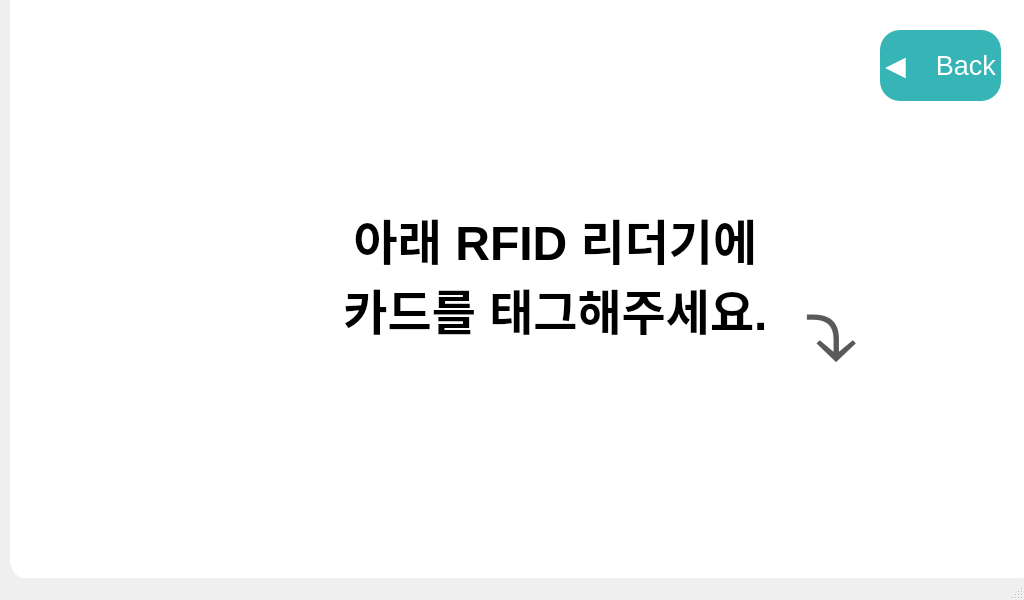
<?xml version="1.0" encoding="UTF-8"?>
<ui version="4.0">
 <class>checkWindow</class>
 <widget class="QMainWindow" name="checkWindow">
  <property name="geometry">
   <rect>
    <x>0</x>
    <y>0</y>
    <width>1024</width>
    <height>600</height>
   </rect>
  </property>
  <property name="windowTitle">
   <string>MainWindow</string>
  </property>
  <widget class="QWidget" name="centralwidget">
   <widget class="QLabel" name="storeLabel">
    <property name="geometry">
     <rect>
      <x>10</x>
      <y>-20</y>
      <width>1024</width>
      <height>600</height>
     </rect>
    </property>
    <property name="styleSheet">
     <string notr="true">background-color: rgba( 255, 255, 255); border-radius: 20px</string>
    </property>
    <property name="text">
     <string/>
    </property>
   </widget>
   <widget class="QTextEdit" name="textEdit">
    <property name="geometry">
     <rect>
      <x>280</x>
      <y>200</y>
      <width>551</width>
      <height>201</height>
     </rect>
    </property>
    <property name="styleSheet">
     <string notr="true">color:rgb(0, 0, 0);background-color: rgb(255,255,255); border-radius: 20px</string>
    </property>
    <property name="html">
     <string>&lt;!DOCTYPE HTML PUBLIC &quot;-//W3C//DTD HTML 4.0//EN&quot; &quot;http://www.w3.org/TR/REC-html40/strict.dtd&quot;&gt;
&lt;html&gt;&lt;head&gt;&lt;meta name=&quot;qrichtext&quot; content=&quot;1&quot; /&gt;&lt;style type=&quot;text/css&quot;&gt;
p, li { white-space: pre-wrap; }
&lt;/style&gt;&lt;/head&gt;&lt;body style=&quot; font-family:'Ubuntu'; font-size:11pt; font-weight:400; font-style:normal;&quot;&gt;
&lt;p align=&quot;center&quot; style=&quot; margin-top:0px; margin-bottom:0px; margin-left:0px; margin-right:0px; -qt-block-indent:0; text-indent:0px;&quot;&gt;&lt;span style=&quot; font-size:36pt; font-weight:600;&quot;&gt;아래 RFID 리더기에&lt;/span&gt;&lt;/p&gt;
&lt;p align=&quot;center&quot; style=&quot; margin-top:0px; margin-bottom:0px; margin-left:0px; margin-right:0px; -qt-block-indent:0; text-indent:0px;&quot;&gt;&lt;span style=&quot; font-size:36pt; font-weight:600;&quot;&gt;카드를 태그해주세요.&lt;/span&gt;&lt;/p&gt;&lt;/body&gt;&lt;/html&gt;</string>
    </property>
   </widget>
   <widget class="QTextEdit" name="textEdit_2">
    <property name="geometry">
     <rect>
      <x>800</x>
      <y>270</y>
      <width>171</width>
      <height>201</height>
     </rect>
    </property>
    <property name="styleSheet">
     <string notr="true">color:rgb(0, 0, 0);background-color: rgb(255,255,255); border-radius: 20px</string>
    </property>
    <property name="html">
     <string>&lt;!DOCTYPE HTML PUBLIC &quot;-//W3C//DTD HTML 4.0//EN&quot; &quot;http://www.w3.org/TR/REC-html40/strict.dtd&quot;&gt;
&lt;html&gt;&lt;head&gt;&lt;meta name=&quot;qrichtext&quot; content=&quot;1&quot; /&gt;&lt;style type=&quot;text/css&quot;&gt;
p, li { white-space: pre-wrap; }
&lt;/style&gt;&lt;/head&gt;&lt;body style=&quot; font-family:'Ubuntu'; font-size:11pt; font-weight:400; font-style:normal;&quot;&gt;
&lt;p style=&quot; margin-top:0px; margin-bottom:0px; margin-left:0px; margin-right:0px; -qt-block-indent:0; text-indent:0px;&quot;&gt;&lt;a name=&quot;docs-internal-guid-e08127d9-7fff-f526-ef34-0e143ae3529e&quot;&gt;&lt;/a&gt;&lt;span style=&quot; font-family:'Arial','sans-serif'; font-size:72pt; color:#595959; background-color:transparent;&quot;&gt;⤵&lt;/span&gt;&lt;/p&gt;&lt;/body&gt;&lt;/html&gt;</string>
    </property>
   </widget>
   <widget class="QPushButton" name="backBtn">
    <property name="geometry">
     <rect>
      <x>880</x>
      <y>30</y>
      <width>121</width>
      <height>71</height>
     </rect>
    </property>
    <property name="font">
     <font>
      <pointsize>20</pointsize>
     </font>
    </property>
    <property name="styleSheet">
     <string notr="true">color:rgb(255,255,255);background-color: rgb(55, 181, 182); border-radius: 20px</string>
    </property>
    <property name="text">
     <string>◀️    Back</string>
    </property>
   </widget>
  </widget>
  <widget class="QMenuBar" name="menubar">
   <property name="geometry">
    <rect>
     <x>0</x>
     <y>0</y>
     <width>1024</width>
     <height>22</height>
    </rect>
   </property>
  </widget>
  <widget class="QStatusBar" name="statusbar"/>
 </widget>
 <resources/>
 <connections/>
</ui>
